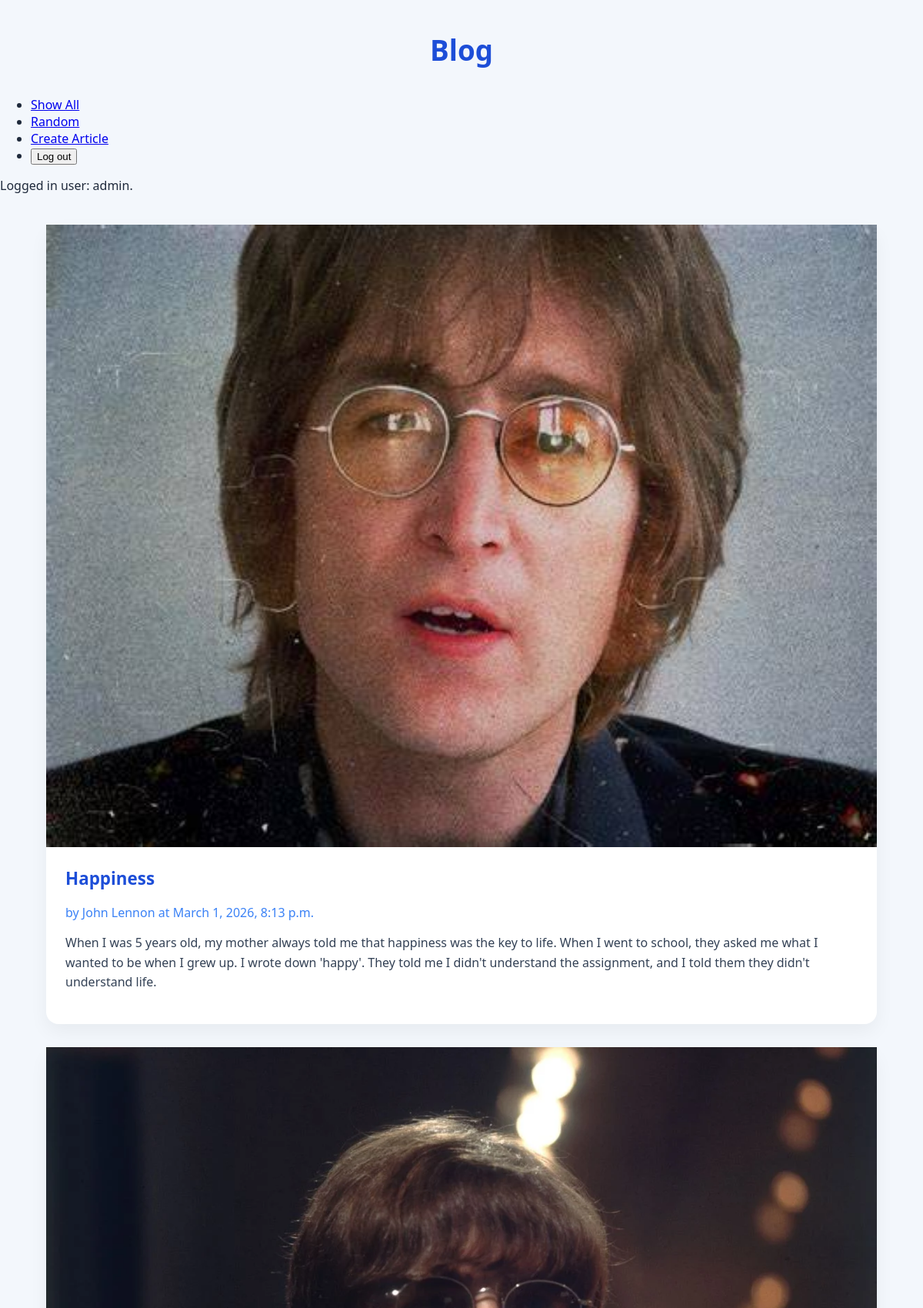
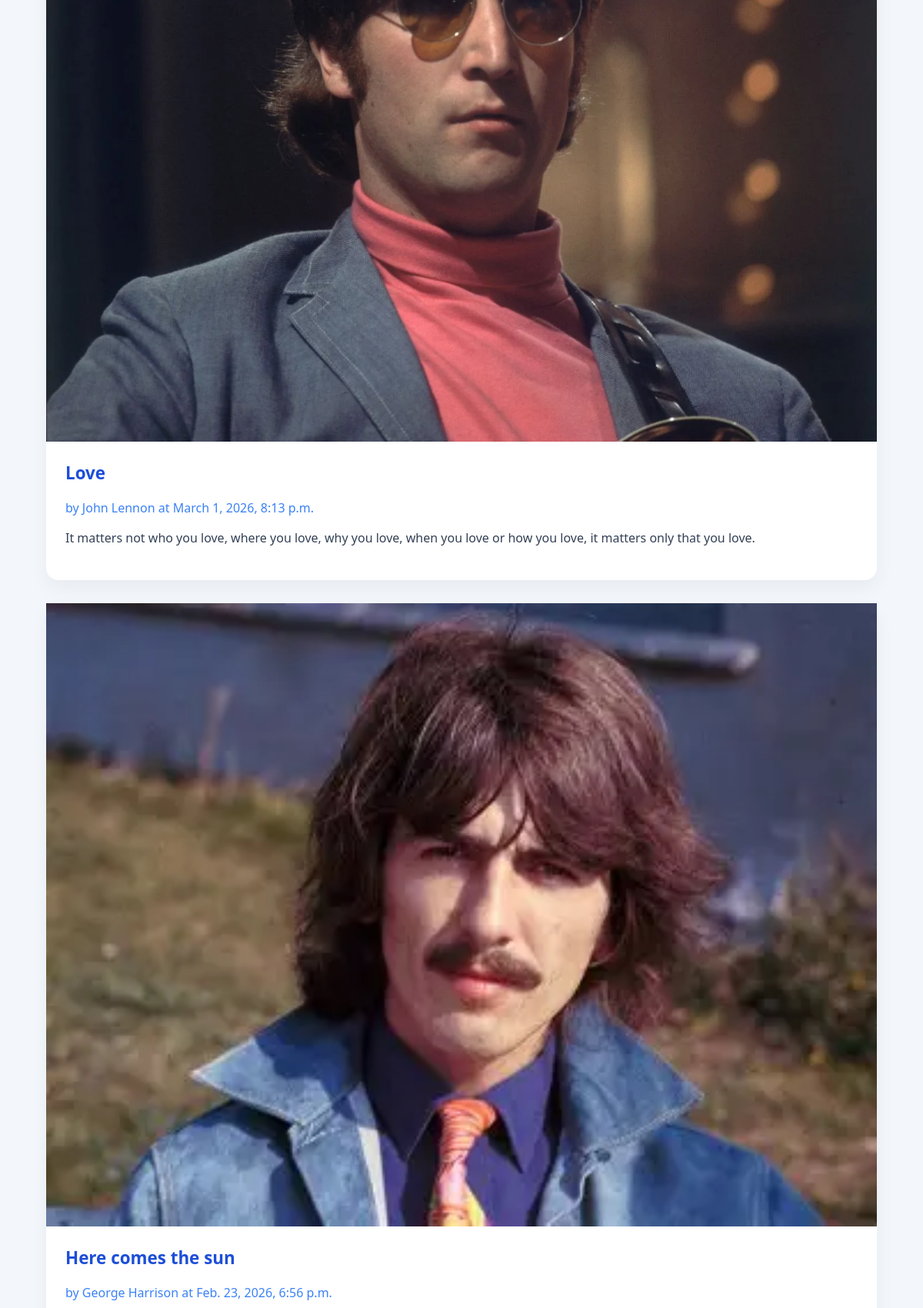
Screenshot of /blog/show_all/ (signed in, upper part) with the database file from the repository (2 pictures, top to bottom).
### blog/models.py (models this page shows, shortened)
class Article(models.Model):
    title = models.TextField(blank=True)
    author = models.TextField(blank=True)
    text = models.TextField(blank=True)
    published = models.DateTimeField(auto_now=True)
    image_file = models.ImageField(blank=True) # an actual image file
    user = models.ForeignKey(User, on_delete=models.CASCADE) ## NEW

### blog/views.py (the view)
# urls.py: path('show_all/', ShowAllView.as_view(), name='show_all'),
class ShowAllView(ListView):
    model = Article # retrieve objects of type Article from the database
    template_name = 'blog/show_all.html'
    context_object_name = 'articles' # how to find the data in the template file
    def dispatch(self, request, *args, **kwargs):
        if request.user.is_authenticated:
            print(f'ShowAllView.dispatch(): request.user={request.user}')
        else:
            print(f'ShowAllView.dispatch(): not logged in.')
        return super().dispatch(request, *args, **kwargs)

### blog/templates/blog/show_all.html (shortened to what this page needs)
{% extends 'blog/base.html' %}
{% block content %}
<main class="grid-container">
    {% for a in articles %}
    <article>
    {% if a.image_file %}
    <a href="{% url 'article' a.pk %}">
    <img src="{{ a.image_file.url }}" alt="{{ a.image_file.name }}">
    </a>
    {% else %}
    <h3>No image available</h3>
    {% endif %}
        <div>
        <h2>{{a.title}}</h2>
        <strong>by {{a.author}} at {{a.published}}</strong>
        <p>
        {{a.text}}
        </p>
        </div>
    </article>
    {% endfor %}
</main>
{% endblock %}

### blog/templates/blog/base.html (shortened to what this page needs)
{% load static %}
<html>
    <head>
        <link rel="stylesheet" href="{% static 'styles-blog.css' %}">
    </head>
    <body>
        <header>
            <h1>Blog</h1>
            <nav>
                <ul>
                    <li><a href="{% url 'show_all' %}">Show All</a></li>
                    <li><a href="{% url 'random' %}">Random</a></li>
                    {% if request.user.is_authenticated %}
                    <li><a href="{% url 'create_article' %}">Create Article</a></li>
                    <li>
                    <form action="{% url 'logout' %}" method="post" style="display:inline;">
                        <button type="submit">Log out</button>
                    </form>
                    </li>
                    {% else %}
                    <li><a href="{% url 'login' %}">Log in</a></li>
                    {% endif %}
                </ul>
                {% if request.user.is_authenticated %}
                Logged in user: {{ request.user }}.
                {% else %}
                Not logged in.
                {% endif %}
            </nav>
        </header>
    {% block content %}
    {% endblock %}
    </body>
</html>

### static/styles-blog.css (style rules this page uses)
body { font-family: "Segoe UI", sans-serif; margin: 0; padding: 0; background: #f3f7fc; color: #1e293b; }
h1 { text-align: center; padding: 40px 0 10px 0; font-size: 2.3rem; color: #1d4ed8; }
.grid-container { width: 90%; max-width: 1100px; margin: 40px auto; display: grid; gap: 30px; }
article { background: white; border-radius: 16px; box-shadow: 0 10px 25px rgba(0, 0, 0, 0.05); }
article img { width: 100%; height: auto; display: block; }
article div { padding: 25px; }
article h2 { margin-top: 0; color: #1d4ed8; font-size: 1.4rem; }
article strong { display: block; margin-bottom: 12px; color: #3b82f6; font-weight: 500; }
article p { line-height: 1.6; color: #334155; }

### rows the page displays
Article: image_file (picture), title "Happiness", author "John Lennon", published "March 1, 2026, 8:13 p.m.", text "When I was 5 years old, my mother always told me that happiness was the key to life. When I went to school, they asked me what I wanted to be when I grew up. I wrote down 'happy'. They told me I didn't understand the assignment, and I told them they didn't understand life."
Article: image_file (picture), title "Love", author "John Lennon", published "March 1, 2026, 8:13 p.m.", text "It matters not who you love, where you love, why you love, when you love or how you love, it matters only that you love."
Article: image_file (picture), title "Here comes the sun", author "George Harrison", published "Feb. 23, 2026, 6:56 p.m."

### other values shown
{{ request.user }} "admin"
